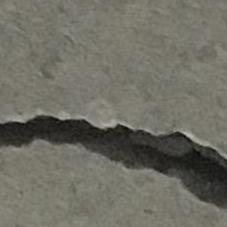
%> input picture Data/Concrete Crack Images/00187.jpg, 227 x 227 px
$ octave PracticeThresholdingGrayscaleImages.m   (GNU Octave 9; MATLAB toolbox functions it lacks are replaced by stand-ins)
%> lines starting %> are read from the running program, lines starting %| are printed output that depends on the picture; in (x1, y1, x2, y2) boxes, pixels count from 0 and x2, y2 are one past the last pixel; in counts of white or black regions, pixels touching at a corner belong together; the program's own positions count from 1
%% Practice Thresholding Grayscale Images
%% Introduction
% Previously you learned about segmenting grayscale images using:
%%
% * global binarization
% * adaptive binarization
% * and multilevel thresholding
%%
% In this Live Script, you will practice these methods on several example images.
%% Otsu's method for grayscale binarization
% The default behavior for the |graythresh| and |imbinarize| functions is to
% choose a threshold value using Otsu's method. This method works well if the
% object you are trying to segment has pixels with intensity values that are very
% different from the surrounding background. For instance, the crack in image
% |00187.jpg| from the concrete dataset.

img187 = im2gray(imread("00187.jpg"));
%> img187: size 227x227 uint8; min 7, max 184, mean 108.9
BW1 = imbinarize(img187);
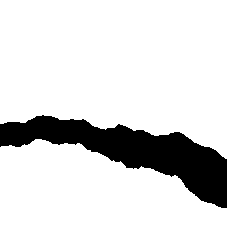
%> BW1: size 227x227 logical; 84.8% white; 1 black region, box (x1, y1, x2, y2) and area: (0, 115, 227, 208) 7846
montage({img187,BW1})
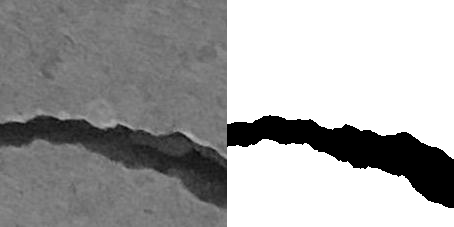
%> displayed picture: size 227x454, on the screen's scale of 0 to 255; min 0, max 255, mean 162.5
%%
% However, if the object you want to segment is small or is only slightly different
% in intensity from the background, Otsu's method may choose a threshold value
% that doesn't isolate the intended region. For instance, image |00051.jpg|.

img051 = im2gray(imread("00051.jpg"));
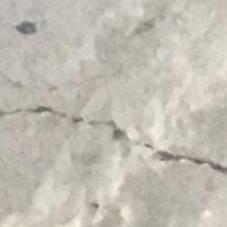
%> input picture Data/Concrete Crack Images/00051.jpg, 227 x 227 px
%> img051: size 227x227 uint8; min 90, max 243, mean 189.3
BW2 = imbinarize(img051);
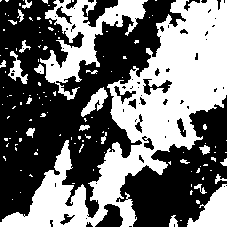
%> BW2: size 227x227 logical; 44.3% white; 126 white regions (104 under 20 px), largest, box (x1, y1, x2, y2) and area: (0, 0, 227, 227) 16551, (40, 0, 148, 100) 3520, (187, 184, 227, 227) 947
montage({img051,BW2})
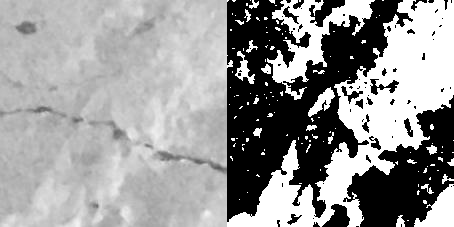
%> displayed picture: size 227x454, on the screen's scale of 0 to 255; min 0, max 255, mean 151.1
%% Effectiveness metric
% You've seen that the graythresh function returns the theshhold value, but
% it can also return a second output called the _Effectiveness Metric_. This measures
% how well the threshold found by Otsu's method was able to segment the pixels
% into the two groups of _foreground_ (white pixels in the masks above, represented
% by the logical |true|) and background (black pixels in the above masks, represented
% by the logical |false|).
%
% An effectiveness metric with the minimum value of 0 means that the entire
% image had a single intensity, and no division was possible. An effectiveness
% metric with the maximum value of 1 means that pixels had only two possible intensity
% values, and a perfect division was possible.
%
% Depending on your application, you can use this metric to judge how well Otsu's
% method could segment your image. For instance, below is the effectiveness metric
% for the previous two images:

[~,effectivenessMetric1] = graythresh(img187)
%> effectivenessMetric1 = 0.901
[~,effectivenessMetric2] = graythresh(img051)
%> effectivenessMetric2 = 0.538
% What the effectiveness metric measures
% Note that this metric is NOT a measure of how well Otsu's method could segment
% the object you intended to isolate; it is only a measure of how well the pixels
% are divided into two groups based on their intensities, regardless of where
% those pixels are. Dividing pixels into two regions is only helpful you if your
% object only belongs to one of them.
%
% For instance, Otsu's method does an okay job isolating the crack in image
% |00167.jpg|, but the effectiveness value is still relatively low because the
% pixels are distributed across a range of intensities.

%> (the run ends here)
